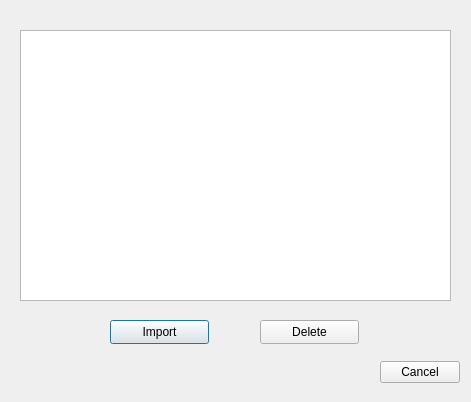
<?xml version="1.0" encoding="UTF-8"?>
<ui version="4.0">
 <class>ImportCloudProjectDialog</class>
 <widget class="QDialog" name="ImportCloudProjectDialog">
  <property name="geometry">
   <rect>
    <x>0</x>
    <y>0</y>
    <width>471</width>
    <height>402</height>
   </rect>
  </property>
  <property name="windowTitle">
   <string>Dialog</string>
  </property>
  <widget class="QListWidget" name="listWidget">
   <property name="geometry">
    <rect>
     <x>20</x>
     <y>30</y>
     <width>431</width>
     <height>271</height>
    </rect>
   </property>
  </widget>
  <widget class="QPushButton" name="uiImportProjectAction">
   <property name="geometry">
    <rect>
     <x>110</x>
     <y>320</y>
     <width>99</width>
     <height>24</height>
    </rect>
   </property>
   <property name="text">
    <string>Import</string>
   </property>
  </widget>
  <widget class="QPushButton" name="uiDeleteProjectAction">
   <property name="geometry">
    <rect>
     <x>260</x>
     <y>320</y>
     <width>99</width>
     <height>24</height>
    </rect>
   </property>
   <property name="text">
    <string>Delete</string>
   </property>
  </widget>
  <widget class="QDialogButtonBox" name="buttonBox">
   <property name="geometry">
    <rect>
     <x>300</x>
     <y>360</y>
     <width>160</width>
     <height>25</height>
    </rect>
   </property>
   <property name="standardButtons">
    <set>QDialogButtonBox::Cancel</set>
   </property>
  </widget>
 </widget>
 <resources/>
 <connections>
  <connection>
   <sender>buttonBox</sender>
   <signal>rejected()</signal>
   <receiver>ImportCloudProjectDialog</receiver>
   <slot>reject()</slot>
   <hints>
    <hint type="sourcelabel">
     <x>403</x>
     <y>366</y>
    </hint>
    <hint type="destinationlabel">
     <x>440</x>
     <y>318</y>
    </hint>
   </hints>
  </connection>
 </connections>
</ui>
